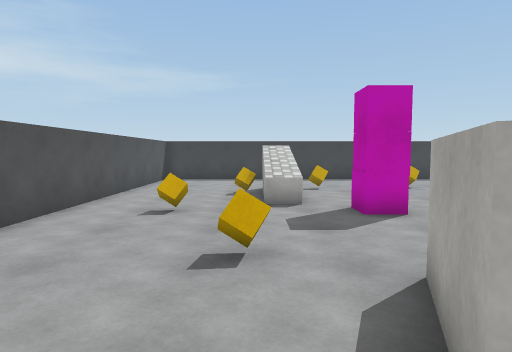
View 1 (above)

14 first-person views from a walk through a 3-D level made in the Unity game engine. The camera is 1.4 m above the floor, tilts 4° down and sees 75° across. The floor is counted in squares, 1 m on a side. Each view is taken from the middle of a square. On the plan, view 1 faces up. The plan holds only what a view shows up to about 15 squares ahead; the rest is blank. The player character is not drawn. Surface patterns are stand-ins for the level's own textures.

View 2
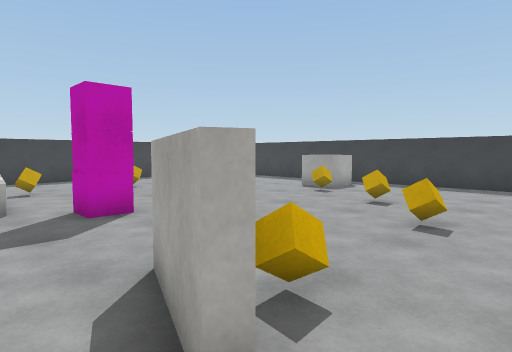

View 3
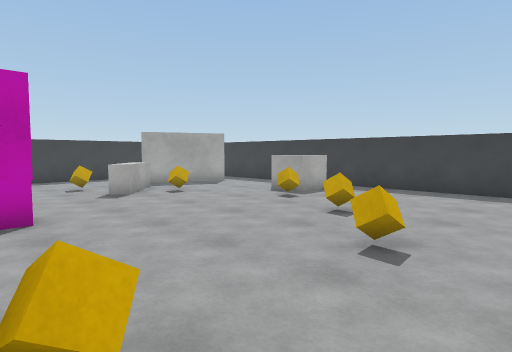

View 4
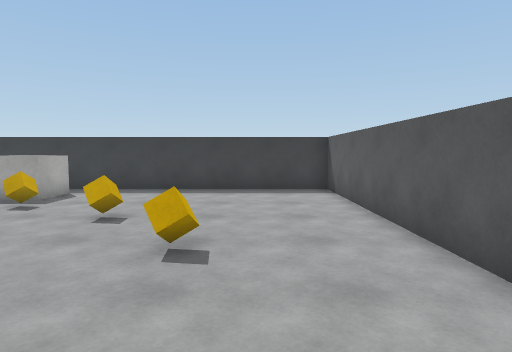

View 5
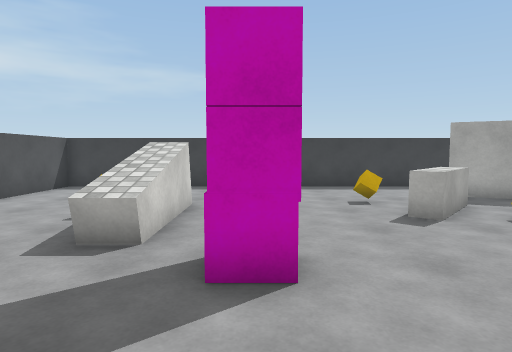

View 6
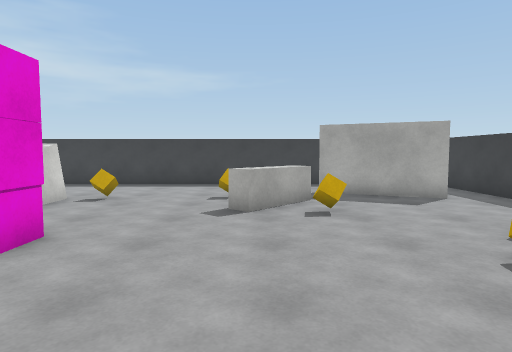

View 7
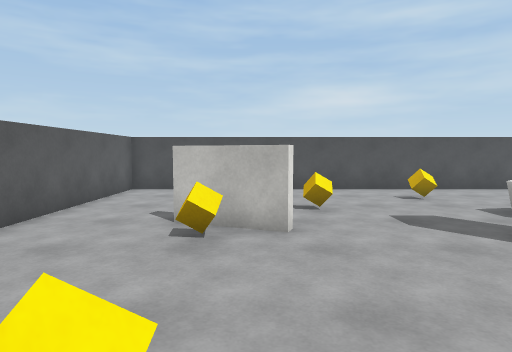

View 8
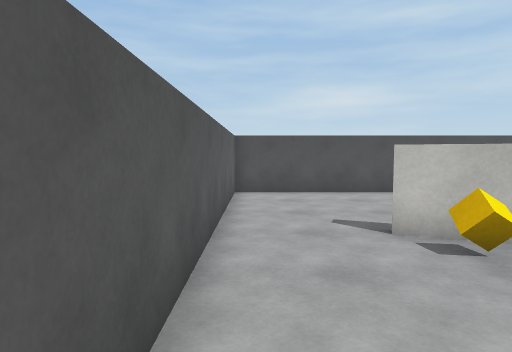

View 9
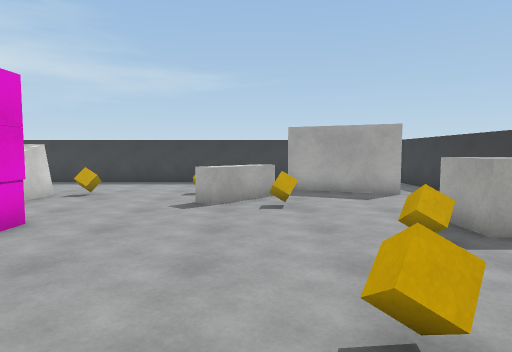

View 10
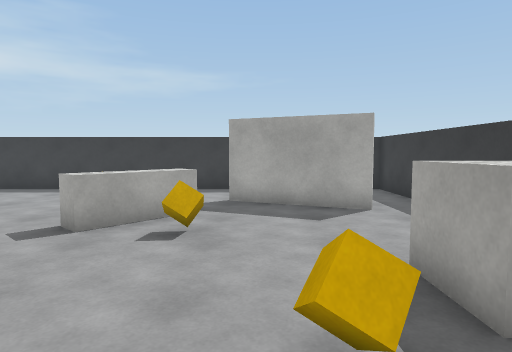

View 11
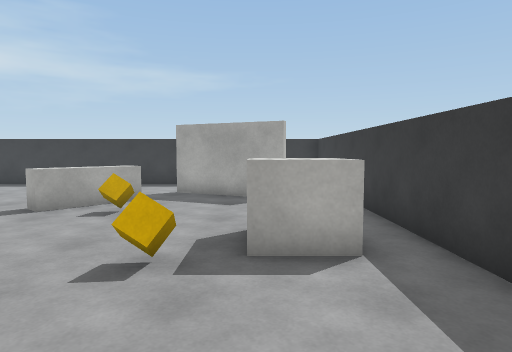

View 12
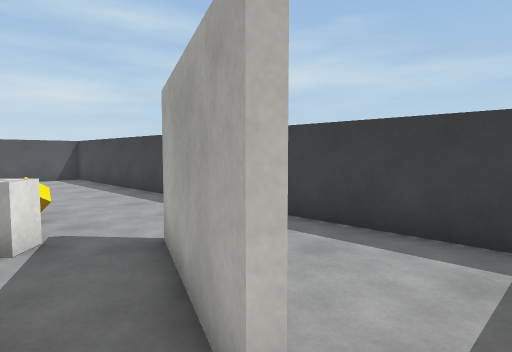

View 13
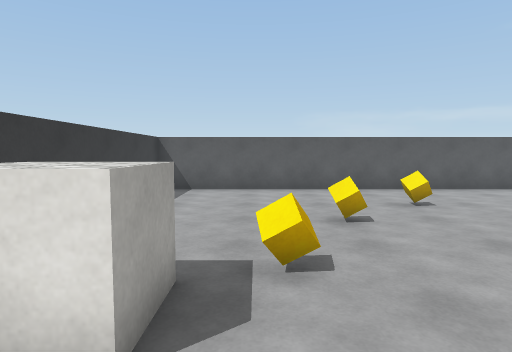

View 14
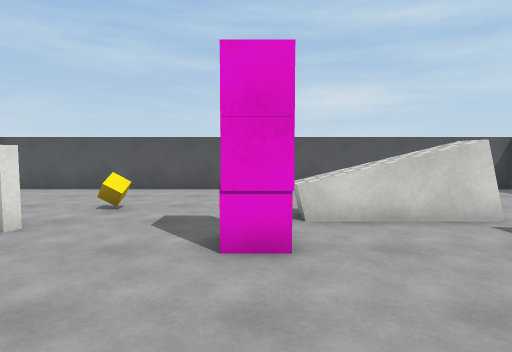

### Floor plan
Points are (right, up) in squares from view 1. A wall is a line through its corners. A room is listed if a view was taken in it or the views show most of it. See-through windows are left out.
Room 1 (views 1, 2, 3, 4, 5, 6, 7, 8, 9, 10, 11, 12, 13, 14)
walls: (2.2, 3.6) (1.3, 1.3) (1, 1.5) (1.9, 3.7) (2.2, 3.6); (1.3, 13.1) (1.3, 8.9); (12.9, 13.1) (9.2, 14.7); (-4.7, -1.7) (14.8, -1.7) (14.8, 17.8) (-4.7, 17.8) (-4.7, -1.7)
low walls: (1.3, 8.9) (0.2, 8.9); (8.1, 13.3) (8.6, 12.8) (6.8, 10.8) (6.3, 11.2)
objects: cube (-2, 8); cube (0, 5); cube (0, 11); cube (2, 13); cube (3, 2); other object (3, 8); cube (6, 13); cube (7, 2); cube (9, 4); cube (9, 11); cube (11, 7); cube (12, 8) to (13, 9)

Positions as (right, up) in squares from view 1, and headings:
1: (0, 0), facing up
2: (0, 0), facing up-right
3: (2, 0), facing up-right
4: (2, 1), facing right
5: (3, 4), facing up
6: (7, 3), facing up
7: (8, 3), facing left
8: (7, -1), facing left
9: (8, 2), facing up
10: (10, 5), facing up
11: (12, 3), facing up
12: (14, 12), facing up-left
13: (11, 11), facing down
14: (8, 8), facing left
